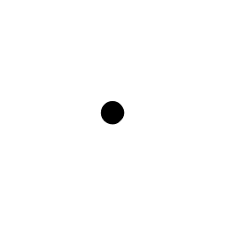
#> input picture Symultor tomografu/dot2.png, 225 x 225 px
$ jupyter execute tomograf.ipynb   (shell and % lines are left out)
#> lines starting #> are read from the running program, lines starting #| are printed output that depends on the picture
[cell 1]
#libraries
import numpy as np
import cv2
from matplotlib import pyplot as plt
import math
from __future__ import print_function
from ipywidgets import interact, interactive, fixed, interact_manual
from matplotlib import pyplot as plt
from matplotlib.lines import Line2D
import ipywidgets as widgets

[cell 2]
# Load an color image in grayscale
img = cv2.imread('dot2.png',0)
#> img is the input picture: shape (225, 225); min 0, max 255, mean 252.9
img =255- img
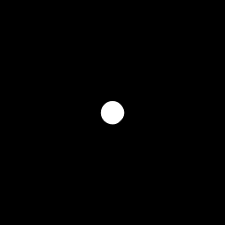
#> img: shape (225, 225); min 0, max 255, mean 2.1
#> the sliders are set to n = 50, alpha = 179, l = 89
plt.imshow(img,cmap='gray')
plt.show()

[cell 3]
def getRadians(angle):
    return (angle*math.pi)/180
def getBegining(x0,y0,radius,angle_rad):
    beginX = x0 + radius*math.sin(angle_rad)
    beginY= y0 +radius*math.cos(angle_rad)
    return beginX,beginY
def getEndPoint(x0,y0,alpha,angle,radius,subst=0):
    angle_rad= getRadians(angle + 180 + alpha - subst)
    X = x0 + radius*math.sin(angle_rad)
    Y= y0 +radius*math.cos(angle_rad)
    return X,Y

[cell 4]
def drawCircle(x0,y0,radius,ax):
    circle=plt.Circle((x0, y0),radius=radius,fill=False)
    ax.add_artist(circle)

def drawLines(x0,y0,alpha,radius,n,l,ax):
    #Distance between detectors
#> called with x0 = 0.5, y0 = 0.5, alpha = 179, radius = 0.4, n = 50, l = 89
    if(n>1):
        detectorDelta = float(2*l)/(n-1)
    else:
        detectorDelta=0
        l = 0
    #emmiter
    beginX,beginY = getBegining(x0,y0,radius,getRadians(alpha))
    for i in range(n):
        endX,endY=getEndPoint(x0,y0,alpha,l,radius,i*detectorDelta)
        line = plt.Line2D([beginX,endX],[beginY,endY])
        ax.add_artist(line)

def func(n,alpha,l):
    x0 =0.5; y0=0.5 ; radius =0.4
    plt.figure(figsize=(8,8))
    ax=plt.subplot(aspect='equal')
    drawCircle(x0,y0,radius,ax)
    drawLines(x0,y0,alpha,radius,n,l,ax)
    plt.show()
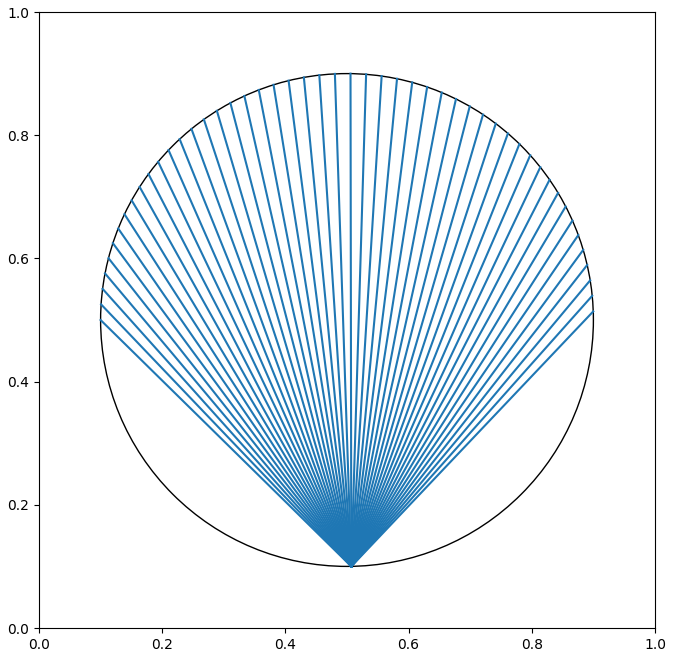
#> figure drawn by matplotlib, 1 panel
interact(func,n=(1,100),alpha =(0,359),l=(0,179));

[cell 5]
def getAB(x1,y1,x2,y2):
    a = np.array([[x1,1],[x2,1]])
    b = np.array([y1,y2])
    try:
        x = np.linalg.solve(a, b)
    except np.linalg.LinAlgError:
        return str(x2)
    return x

def getLines(x0,y0,alpha,radius,n,l):
    lines = []
    if(n>1):
        detectorDelta = float(2*l)/(n-1)
    else:
        detectorDelta=0
        l = 0
    bX,bY = getBegining(x0,y0,radius,getRadians(alpha))
    for i in range(n):
        eX,eY=getEndPoint(x0,y0,alpha,l,radius,i*detectorDelta)
        if(eX!=bX and eY!=bY):
            lines.append(getAB(bX,bY,eX,eY))
    return lines
def getSum(img,line):
    xDim = img.shape[0]
    yDim = img.shape[1]
    nPix = 0
    detSum = 0
    if isinstance(line, str):
        xValue = float(line)
        xLeft = math.floor(xValue)
        xRight = math.ceil(xValue)
        if(abs(xValue-xRight)>abs(xValue-xLeft)):
            xValue = xLeft
        else:
            xValue = xRight
        for y in range(yDim):
            detSum += img[xValue,y]
        return detSum / xDim

    a = line[0]
    b = line[1]
    if(-1 <= a <= 1):
        for x in range(xDim):
            yValue = a*x + b
            yDown = math.floor(yValue)
            yUp = math.ceil(yValue)
            if(abs(yValue-yUp)>abs(yValue-yDown)):
                if(0<=yDown<yDim):
                    detSum += img[x,yDown]
            else:
                if(0<=yUp<yDim):
                    detSum += img[x,yUp]
        nPix = round(math.sqrt(xDim**2 + (xDim*a)**2), 0)
    else:
        for y in range(yDim):
            xValue = (y - b) / a
            xLeft = math.floor(xValue)
            xRight = math.ceil(xValue)
            if(abs(xValue-xRight)>abs(xValue-xLeft)):
                if(0<=xLeft<xDim):
                    detSum += img[xLeft,y]
            else:
                if(0<=xRight<xDim):
                    detSum += img[xRight,y]
        nPix = round(math.sqrt(yDim ** 2 + (yDim / a) ** 2), 0)
    if(nPix == 0):
        return 0
    else:
        return detSum * nPix

[cell 6]
def drawSinogram(n,l_angle):
#> called with n = 360, l_angle = 100
    sinogram =np.zeros(shape=(360,n))
    x0 = math.floor(img.shape[0]/2)
#> x0 = 112
    y0 = math.floor(img.shape[1]/2)
#> y0 = 112
    radius = (img.shape[0]*math.sqrt(2))/2
#> radius = 159.1
    for alpha in range(360):
        lines = getLines(x0,y0,alpha,radius,n,l_angle)
        for y in range(len(lines)):
            sinogram[alpha,y]=getSum(img,lines[y])
    sinogram = np.divide(sinogram, np.amax(sinogram)) * 255
    plt.imshow(sinogram,cmap='gray')
    plt.show()
    return sinogram
sg =drawSinogram(360,100)
#interact(drawSinogram,n=(1,100),l_angle=(0,179));
